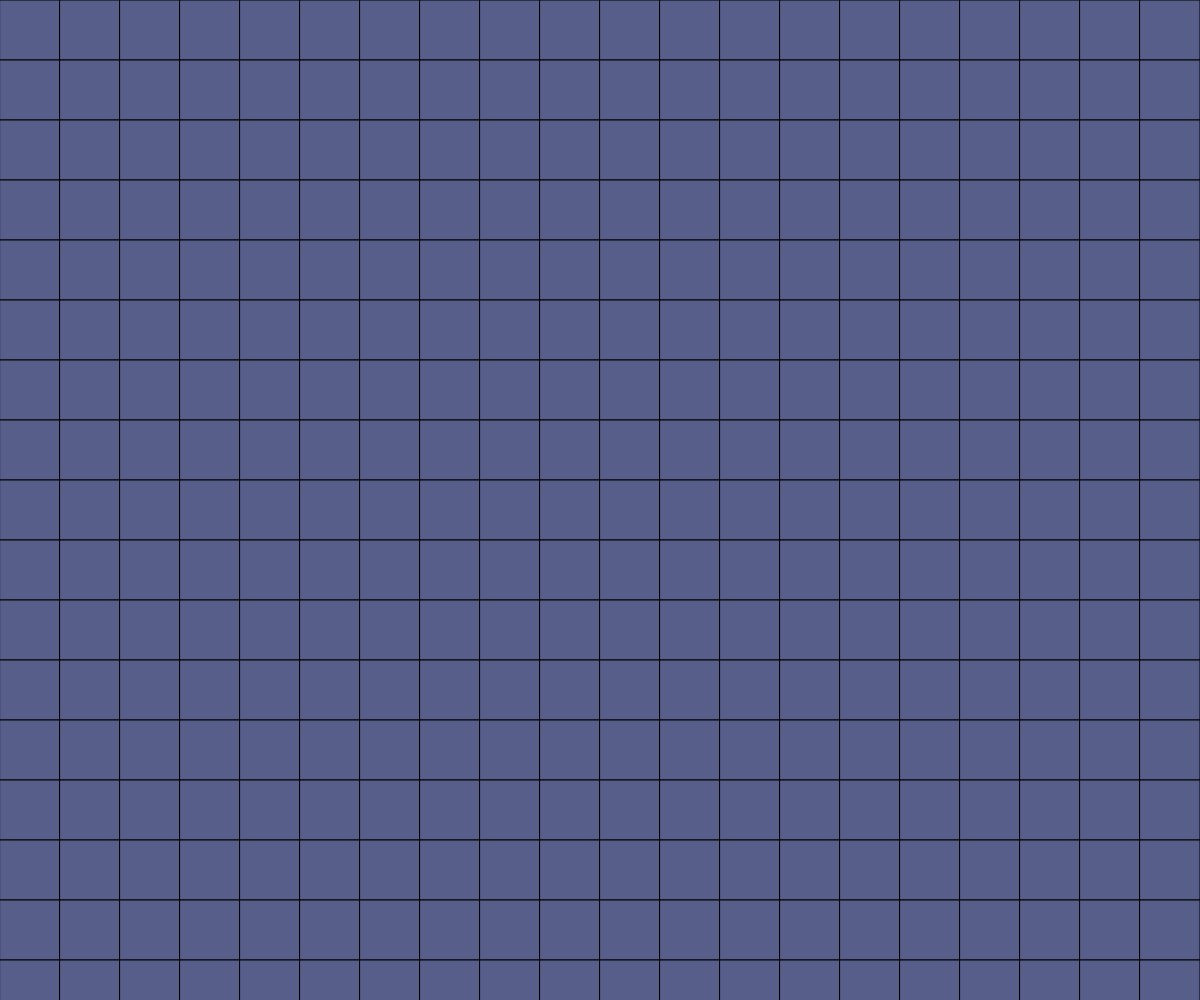
Frame 1 (no input)
Frame 60 (no input): identical to frame 1, image omitted
Frame 120 (the mouse pressed at the canvas centre since frame 60): identical to frame 1, image omitted

The p5.js sketch that drew this single still picture (run headless with seeded random() and noise() and a simulated clock; from frame 60 on, the mouse is pressed at the canvas centre):

// p5.js sketch
// ── sketch.js
// program enables us to customize # of squares in grid
// 1 variable determines # of squares, 1 defines side length based on window width
function setup() {
  createCanvas(windowWidth, windowHeight);
  strokeWeight(1);
  fill (87, 94, 138);
}

function draw() {

  var num = 20; //# of squares
  var sideLen = windowWidth/num; //side length of square
  
  for (var y = 0; y < windowHeight; y = y + sideLen){
  for (var x = 0; x < windowWidth; x = x + sideLen){
    quad (
  x, y,
  sideLen+x, y,
  sideLen+x, sideLen+y,
  x, sideLen+y);
  
  }
  }

 
  
}
 function windowResized (){
   resizeCanvas (windowWidth, windowHeight);
 }
